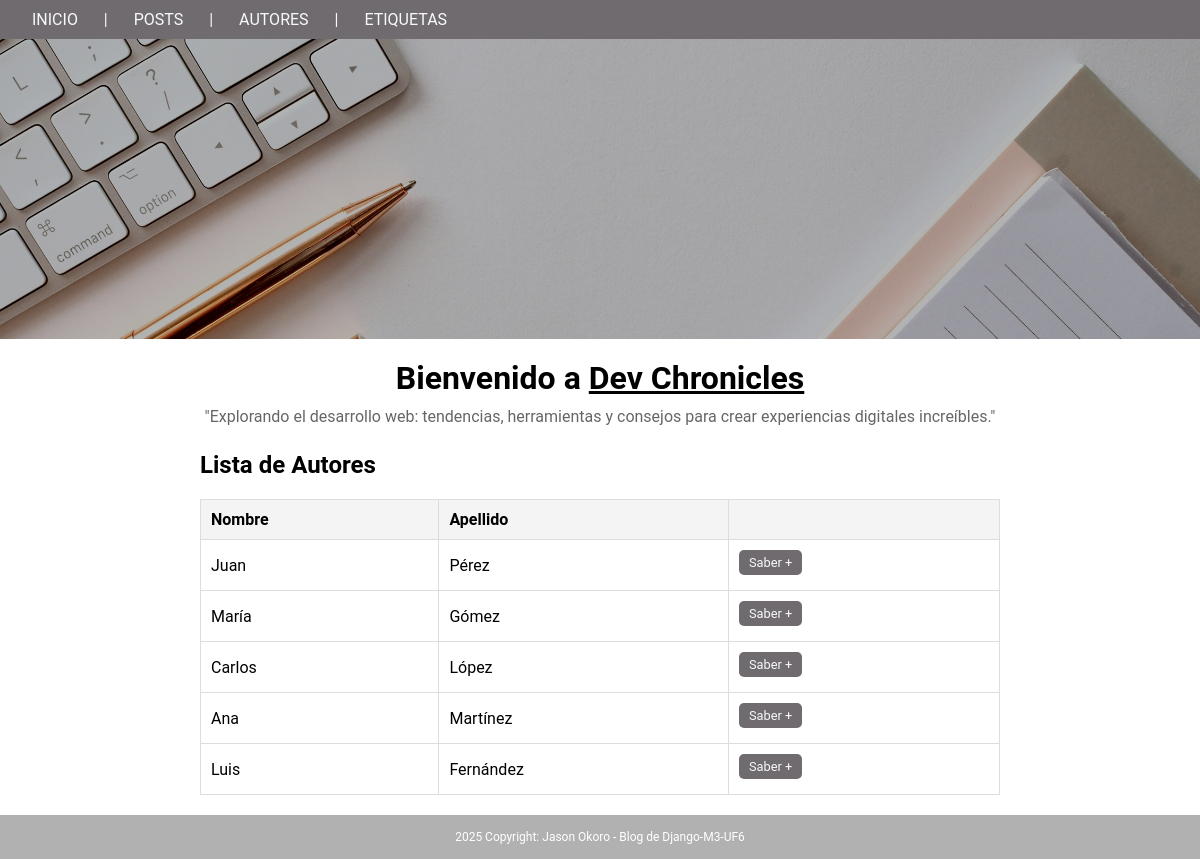
Screenshot of /authors/ with the database file from the repository.
### blog/models.py (models this page shows, shortened)
class Author(models.Model):
    first_name = models.CharField(max_length=50, verbose_name="First Name")
    last_name = models.CharField(max_length=50, verbose_name="Last Name")
    email = models.EmailField(unique=True, verbose_name="E-Mail Address")

### blog/views.py (the view)
# urls.py: path('authors/', views.all_authors, name='authors-list'),
def all_authors(request):
    authors = Author.objects.all()
    return render(request, 'blog/authors.html', {'authors': authors})

### blog/templates/blog/authors.html
{% extends "blog/base.html" %}
{% block content %}
<div class="welcome-section">
    <h2 id="welcome-h2-table">Lista de Autores</h2>
</div>
<section class="posts-grid table-1">
    <div class="table-authors">
        <table class="author-table">
            <thead>
                <tr>
                    <th>Nombre</th>
                    <th>Apellido</th>
                    <th></th>
                </tr>
            </thead>
            <tbody>
                {% for author in authors %}
                <tr>
                    <td>{{ author.first_name }}</td>
                    <td>{{ author.last_name }}</td>
                    <td>
                        <a href="{% url 'author-detail-page' author.id %}" class="btn">Saber +</a>
                    </td>
                </tr>
                {% endfor %}
            </tbody>
        </table>
    </div>
</section>
{% endblock %}

### blog/static/blog/styles.css (style rules this page uses)
* { margin: 0; padding: 0; box-sizing: border-box; }
body { font-family: 'Roboto', sans-serif; }
.welcome-section { background-color: #fff; padding: 0px; margin: 5px 0; }
#welcome-h2-table { margin-left: 200px; }
.posts-grid .table-authors { margin-right: 100px; margin-left: 100px; }
.btn { background-color: #6f6b6f; color: #f9f9f9; border: none; padding: 5px 10px; border-radius: 5px; cursor: pointer; text-decoration: none; font-size: 0.8rem; margin-right: 5px; margin-bottom: 5px; }
.author-table { width: 80%; border-collapse: collapse; margin-top: 20px; margin-bottom: 20px; margin-left: 100px; }
.author-table th, .author-table td { padding: 10px; text-align: left; border: 1px solid #ddd; }
.author-table th { background-color: #f4f4f4; font-weight: bold; }
.author-table .btn { display: inline-block; background-color: #6f6b6f; color: #f9f9f9; border: none; padding: 5px 10px; border-radius: 5px; cursor: pointer; text-decoration: none; font-size: 0.8rem; }

### rows the page displays
Author: first_name "Juan", last_name "Pérez"
Author: first_name "María", last_name "Gómez"
Author: first_name "Carlos", last_name "López"
Author: first_name "Ana", last_name "Martínez"
Author: first_name "Luis", last_name "Fernández"
